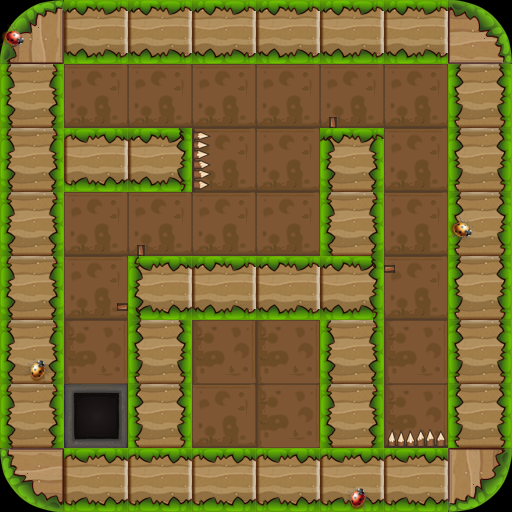

The image is a tile-based game level rendered from a .tmx file. Its description and source (layers, tilesets, objects; grid data summarised) follow:
An orthogonal 8x8 tile map with 64x64 px tiles, 3 tile layers (bg1, fg1, fg2) and 23 objects (8x wall, 3x enemy, 2x ding, 2x banziL, 2x banzi, ...).

<map version="1.0" orientation="orthogonal" renderorder="right-down" width="8" height="8" tilewidth="64" tileheight="64">
 <properties>
  <property name="maxStep" value="9" />
 </properties>
 <tileset firstgid="1" name="lv2map" tilewidth="64" tileheight="64">
  <image source="lv2map.png" width="256" height="256" />
 </tileset>
 <layer name="bg1" width="8" height="8">
  <data>[64 cells, 64 non-empty, 3 distinct tile ids]</data>
 </layer>
 <layer name="fg1" width="8" height="8">
  <data>[64 cells, 39 non-empty, 4 distinct tile ids]</data>
 </layer>
 <layer name="fg2" width="8" height="8">
  <data>[64 cells, 8 non-empty, 3 distinct tile ids]</data>
 </layer>
 <objectgroup name="obj1">
  <object name="wall" x="0" y="0" width="64" height="512" />
  <object name="wall" x="448" y="0" width="64" height="512" />
  <object name="wall" x="0" y="0" width="512" height="64" />
  <object name="wall" x="0" y="448" width="512" height="64" />
  <object name="wall" x="320" y="128" width="64" height="320" />
  <object name="wall" x="128" y="256" width="64" height="256" />
  <object name="wall" x="128" y="256" width="256" height="64" />
  <object name="dong" x="64" y="384" width="64" height="64" />
  <object name="ding" x="384" y="435" width="64" height="13" />
  <object name="key" x="256" y="128" width="64" height="64">
   <properties>
    <property name="active" value="false" />
   </properties>
  </object>
  <object name="wall" x="0" y="128" width="192" height="64" />
  <object name="door" x="64" y="64" width="64" height="64" />
  <object name="player" x="128" y="64" width="64" height="64" />
  <object name="enemy" x="256" y="384" width="64" height="64" />
  <object name="enemy" x="384" y="192" width="64" height="64" />
  <object name="enemy" x="192" y="192" width="64" height="64" />
  <object name="banziL" x="128" y="192" width="13" height="64">
   <properties>
    <property name="isOver" value="false" />
   </properties>
  </object>
  <object name="banzi" x="384" y="256" width="64" height="13" />
  <object name="banzi" x="64" y="307" width="64" height="13">
   <properties>
    <property name="isOver" value="false" />
   </properties>
  </object>
  <object name="fazhen_A" x="192" y="320" width="64" height="64">
   <properties>
    <property name="target" value="fazhen_B" />
   </properties>
  </object>
  <object name="fazhen_B" x="384" y="320" width="64" height="64">
   <properties>
    <property name="target" value="fazhen_A" />
   </properties>
  </object>
  <object name="ding" x="192" y="128" width="13" height="64" />
  <object name="banziL" x="320" y="64" width="13" height="64">
   <properties>
    <property name="isOver" value="false" />
   </properties>
  </object>
 </objectgroup>
</map>
